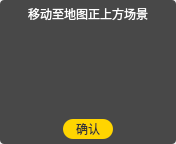
<?xml version="1.0" encoding="UTF-8"?>
<ui version="4.0">
 <class>GlViewSetingWgt</class>
 <widget class="QWidget" name="GlViewSetingWgt">
  <property name="geometry">
   <rect>
    <x>0</x>
    <y>0</y>
    <width>176</width>
    <height>144</height>
   </rect>
  </property>
  <property name="sizePolicy">
   <sizepolicy hsizetype="Fixed" vsizetype="Fixed">
    <horstretch>0</horstretch>
    <verstretch>0</verstretch>
   </sizepolicy>
  </property>
  <property name="minimumSize">
   <size>
    <width>176</width>
    <height>144</height>
   </size>
  </property>
  <property name="maximumSize">
   <size>
    <width>176</width>
    <height>144</height>
   </size>
  </property>
  <property name="sizeIncrement">
   <size>
    <width>200</width>
    <height>200</height>
   </size>
  </property>
  <property name="windowTitle">
   <string>GviewSetingWgt</string>
  </property>
  <property name="styleSheet">
   <string notr="true">#widget{
background:rgba(0,0,0,0.7);
border-radius:4px;
}</string>
  </property>
  <layout class="QGridLayout" name="gridLayout_2">
   <property name="leftMargin">
    <number>0</number>
   </property>
   <property name="topMargin">
    <number>0</number>
   </property>
   <property name="rightMargin">
    <number>0</number>
   </property>
   <property name="bottomMargin">
    <number>0</number>
   </property>
   <property name="spacing">
    <number>0</number>
   </property>
   <item row="0" column="0">
    <widget class="QWidget" name="widget" native="true">
     <layout class="QVBoxLayout" name="verticalLayout">
      <property name="spacing">
       <number>9</number>
      </property>
      <property name="leftMargin">
       <number>8</number>
      </property>
      <property name="topMargin">
       <number>5</number>
      </property>
      <property name="rightMargin">
       <number>8</number>
      </property>
      <property name="bottomMargin">
       <number>5</number>
      </property>
      <item>
       <widget class="QLabel" name="text_label_">
        <property name="styleSheet">
         <string notr="true">#text_label_{
/*background-color:rgba(0,0,0,0.7);*/
border-radius:15px;
font-family:&quot;微软雅黑&quot;;
font-size:12px;
color:rgba(255,255,255,1);
}</string>
        </property>
        <property name="text">
         <string>移动至地图正上方场景</string>
        </property>
        <property name="alignment">
         <set>Qt::AlignCenter</set>
        </property>
       </widget>
      </item>
      <item>
       <widget class="QLabel" name="img_label_">
        <property name="sizePolicy">
         <sizepolicy hsizetype="Fixed" vsizetype="Fixed">
          <horstretch>0</horstretch>
          <verstretch>0</verstretch>
         </sizepolicy>
        </property>
        <property name="minimumSize">
         <size>
          <width>160</width>
          <height>80</height>
         </size>
        </property>
        <property name="maximumSize">
         <size>
          <width>160</width>
          <height>80</height>
         </size>
        </property>
        <property name="text">
         <string/>
        </property>
       </widget>
      </item>
      <item>
       <layout class="QHBoxLayout" name="horizontalLayout">
        <item>
         <spacer name="horizontalSpacer">
          <property name="orientation">
           <enum>Qt::Horizontal</enum>
          </property>
          <property name="sizeHint" stdset="0">
           <size>
            <width>40</width>
            <height>20</height>
           </size>
          </property>
         </spacer>
        </item>
        <item>
         <widget class="QPushButton" name="confirmBtn">
          <property name="minimumSize">
           <size>
            <width>50</width>
            <height>20</height>
           </size>
          </property>
          <property name="maximumSize">
           <size>
            <width>50</width>
            <height>20</height>
           </size>
          </property>
          <property name="styleSheet">
           <string notr="true">#confirmBtn{
background:#ffd500;
border-radius:10px;
color:#333333;
}
#confirmBtn:pressed{
margin:1px;
}</string>
          </property>
          <property name="text">
           <string>确认</string>
          </property>
         </widget>
        </item>
        <item>
         <spacer name="horizontalSpacer_2">
          <property name="orientation">
           <enum>Qt::Horizontal</enum>
          </property>
          <property name="sizeHint" stdset="0">
           <size>
            <width>40</width>
            <height>20</height>
           </size>
          </property>
         </spacer>
        </item>
       </layout>
      </item>
     </layout>
    </widget>
   </item>
  </layout>
 </widget>
 <layoutdefault spacing="6" margin="11"/>
 <resources/>
 <connections/>
</ui>
